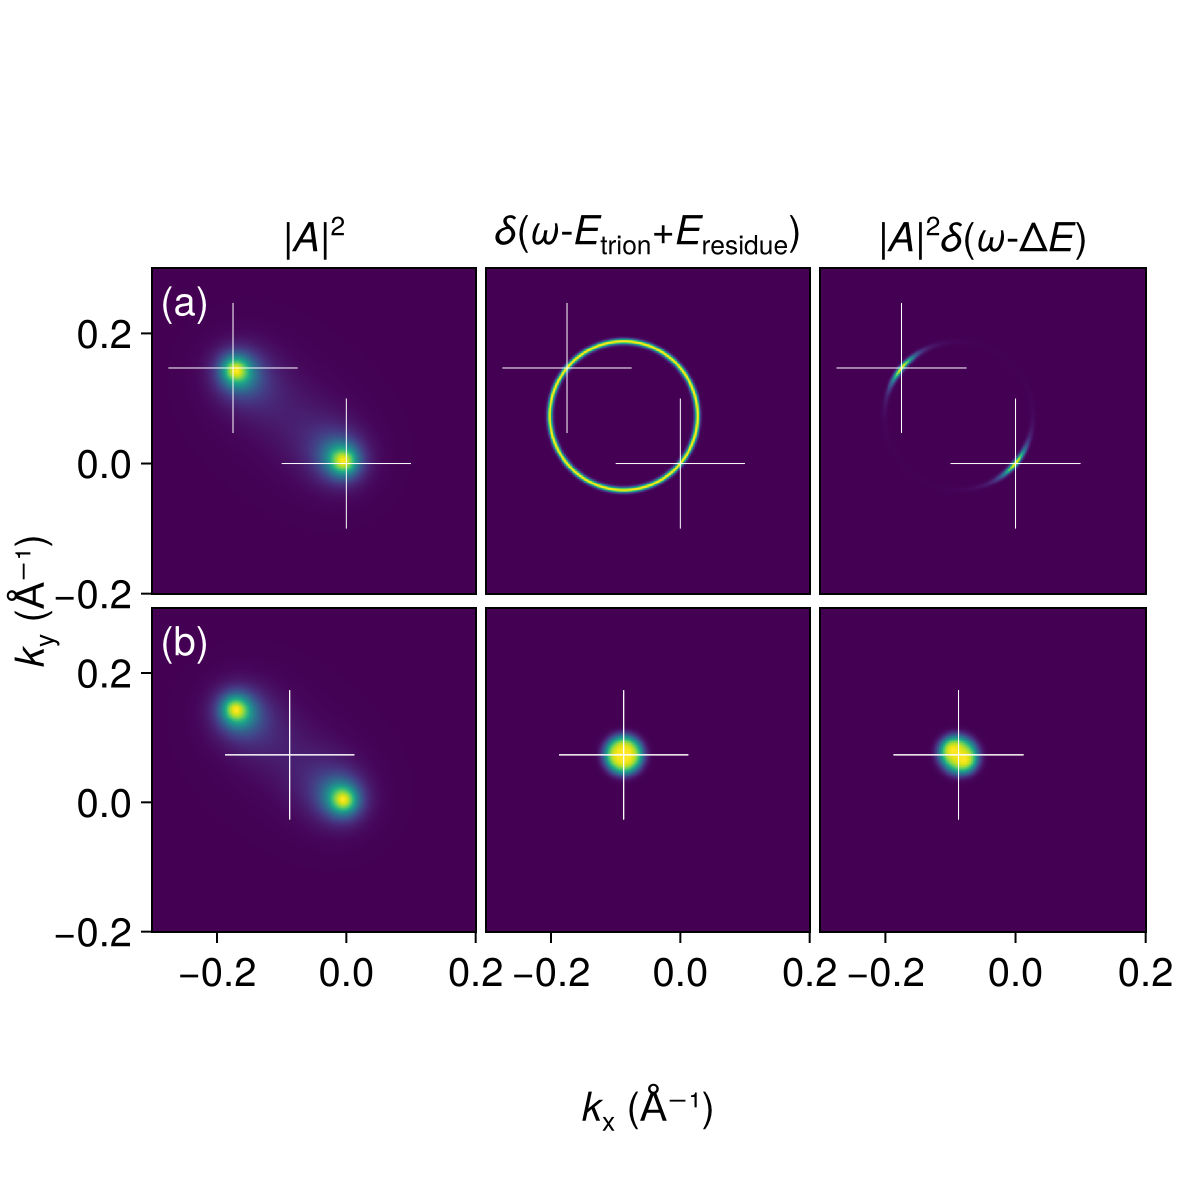

This figure's Julia source:
# Plot the contribution of the trion wave function structural factor and the energy conservation delta function

include("units.jl")
include("qp-bands.jl")
include("broadening.jl")
include("exciton.jl")
include("ehh.jl")
include("eeh.jl")
include("wfn.jl")
include("arpes.jl")
using CairoMakie
using LaTeXStrings
using Colors

function cross_mark(ax::Axis, pos::AbstractVector, len::Float64)
    lines!(ax, [pos[1] - len, pos[1] + len], [pos[2], pos[2]], color=:white, linewidth=0.5)
    lines!(ax, [pos[1], pos[1]], [pos[2] - len, pos[2] + len], color=:white, linewidth=0.5)
end

##########################################
#region Parameters

set_theme!(fontsize=20)
label_shift = 0.05
f = Figure(size=(600, 600), figure_padding=0.0)

broaden = gaussian_broadening(20fs)

m_h = 0.21
m_e = 0.37
E_g = 2.84
w_side = 4π / (3 * 3.144817974)
w = SVector{2, Float64}([w_side, 0.0])

kx_list = LinRange(-0.3, 0.2, 500)
ky_list = LinRange(-0.2, 0.3, 500)
k1_grid = map(Iterators.product(kx_list, ky_list)) do (k_x, k_y)
    SA[k_x, k_y]
end

let 
    trion = Intervalley2DChandraTrion(
        m_h = m_h,
        m_e = m_e,
        w = w,
        E_g = E_g,
        E_B = 0.75, # Binding energy for the ehh trion mode
        a = 10.3,
        b = 25.2
    )
    M = 2m_h + m_e
    A_k1k2 = wfn(trion)
    
    k = SVector{2, Float64}([0.3, -0.1])
    P = 1.2w + SA[0.0, 0.1]
    
    #endregion
    ##########################################
    
    # The k_1=0 case
    let 
        k_1_max, k_2_max, ω = let k_1 = SA[0.0, 0.0]
            momenta = momentum_calc_ehh(trion, P, k, SA[0.0, 0.0])
            k_h1 = momenta.k_h1
            k_h2 = momenta.k_h2
            ω = E_trion_ehh(trion, P) - E_residue_ehh(trion, k_h1, k_h2)
            k_2 = momenta.k_2
            k_1, k_2, ω
        end
    
        ##########################################
        #region Calculating the k_1 = 0 case
        
        E_residue = map(k1_grid) do k_1
            k_h1 = momentum_calc_ehh(trion, P, k, k_1).k_h1
            k_h2 = momentum_calc_ehh(trion, P, k, k_1).k_h2 
            broaden(ω - E_trion_ehh(trion, P) + E_residue_ehh(trion, k_h1, k_h2))
        end
        
        Asq = map(k1_grid) do k_1
            k_2 = momentum_calc_ehh(trion, P, k, k_1).k_2
            abs2(A_k1k2(k_1, k_2))
        end
        
        #endregion
        ##########################################
        
        ##########################################
        #region Plotting the k_1 = 0 case
        
        ax = Axis(f[1, 1], title=rich("|", rich("A", font=:italic), "|", superscript("2")), titlefont=:regular, aspect=1)
        heatmap!(ax, kx_list, ky_list, Asq,
            colorrange=(minimum(Asq), maximum(Asq))
        )
        text!(ax, minimum(kx_list) + label_shift, maximum(ky_list) - label_shift, text="(a)", color=:white, align=(:center, :center),)
        cross_mark(ax, k_1_max, 0.1)
        cross_mark(ax, k_2_max, 0.1)
        hidexdecorations!(ax)
        
        ax = Axis(f[1, 2], title=rich(rich("δ", font=:italic), "(", rich("ω", font=:italic), "-", rich("E", font=:italic), subscript("trion"), "+", rich("E", font=:italic), subscript("residue"), ")"), titlefont=:regular, aspect=1)
        heatmap!(ax, kx_list, ky_list, E_residue, 
            colorrange=(minimum(E_residue), maximum(E_residue))
        )
        text!(ax, minimum(kx_list) + label_shift, maximum(ky_list) - label_shift, color=:white, align=(:center, :center),)
        cross_mark(ax, k_1_max, 0.1)
        cross_mark(ax, k_2_max, 0.1)
        hidexdecorations!(ax)
        hideydecorations!(ax)
    
        ax = Axis(f[1, 3], 
            title=rich("|", rich("A", font=:italic), "|", superscript("2"), rich("δ", font=:italic), "(", rich("ω", font=:italic), "-", "Δ", rich("E", font=:italic), ")"),
            aspect=1,
            titlefont=:regular)
        Asq_with_constraint = E_residue .* Asq
        heatmap!(ax, kx_list, ky_list, Asq_with_constraint)
        text!(ax, minimum(kx_list) + label_shift, maximum(ky_list) - label_shift, color=:white, align=(:center, :center),)
        cross_mark(ax, k_1_max, 0.1)
        cross_mark(ax, k_2_max, 0.1)
        hidexdecorations!(ax)
        hideydecorations!(ax)
    
        #endregion
        ##########################################
    end
    
    # The k_1 = k_2 case
    let 
        k_1_max, k_2_max, ω = let k_1 = (m_e / M * (P - w) - k) / 2
            momenta = momentum_calc_ehh(trion, P, k, k_1)
            k_h1 = momenta.k_h1
            k_h2 = momenta.k_h2
            ω = E_trion_ehh(trion, P) - E_residue_ehh(trion, k_h1, k_h2)
            k_2 = momenta.k_2
            k_1, k_2, ω
        end
    
        ##########################################
        #region Calculating the k_1 = 0 case
        
        E_residue = map(k1_grid) do k_1
            k_h1 = momentum_calc_ehh(trion, P, k, k_1).k_h1
            k_h2 = momentum_calc_ehh(trion, P, k, k_1).k_h2 
            broaden(ω - E_trion_ehh(trion, P) + E_residue_ehh(trion, k_h1, k_h2))
        end
        
        Asq = map(k1_grid) do k_1
            k_2 = momentum_calc_ehh(trion, P, k, k_1).k_2
            abs2(A_k1k2(k_1, k_2))
        end
        
        #endregion
        ##########################################
        
        ##########################################
        #region Plotting the k_1 = 0 case
        
        ax = Axis(f[2, 1], #=title="Wave function structural factor",=# aspect=1)
        heatmap!(ax, kx_list, ky_list, Asq,
            colorrange=(minimum(Asq), maximum(Asq))
        )
        text!(ax, minimum(kx_list) + label_shift, maximum(ky_list) - label_shift, text="(b)", color=:white, align=(:center, :center),)
        cross_mark(ax, k_1_max, 0.1)
        cross_mark(ax, k_2_max, 0.1)
        #hidexdecorations!(ax)
        #hideydecorations!(ax)
        
        ax = Axis(f[2, 2], #=title="Dispersion relation constraint",=# aspect=1)
        heatmap!(ax, kx_list, ky_list, E_residue, 
            colorrange=(minimum(E_residue), maximum(E_residue))
        )
        text!(ax, minimum(kx_list) + label_shift, maximum(ky_list) - label_shift, color=:white, align=(:center, :center),)
        cross_mark(ax, k_1_max, 0.1)
        cross_mark(ax, k_2_max, 0.1)
        #hidexdecorations!(ax)
        hideydecorations!(ax)
    
        ax = Axis(f[2, 3], 
            # title=rich(
            #     "Final contribution from one ",
            #     rich("k", font=:italic),
            #     subscript("1")
            # ),
        aspect=1)
        Asq_with_constraint = E_residue .* Asq
        heatmap!(ax, kx_list, ky_list, Asq_with_constraint)
        text!(ax, minimum(kx_list) + label_shift, maximum(ky_list) - label_shift, color=:white, align=(:center, :center),)
        cross_mark(ax, k_1_max, 0.1)
        cross_mark(ax, k_2_max, 0.1)
        #hidexdecorations!(ax)
        hideydecorations!(ax)
    
        #endregion
        ##########################################
    end
    
end

let 
    trion = Intervalley2DChandraTrion(
        m_h = m_h,
        m_e = m_e,
        w = w,
        E_g = E_g,
        E_B = 0.76,
        a = 10.3,
        b = 25.2
    )
    A_k1k2 = wfn(trion)
    
    P = 0.8w + SA[0.0, 0.1]

    let 
        k = SVector{2, Float64}([1.3, 0.0])
        k1_max, ω = let mom_report = momentum_calc_eeh_e2(trion, P, k, SA[0.0, 0.0])
            k_1 = mom_report.k_1
            k_e1 = mom_report.k_e1
            k_h = mom_report.k_h
            ω = E_trion_eeh(trion, P) - E_residue_eeh_e2(trion, k_e1, k_h)
            k_1, ω
        end
        
        E_residue_k1 = map(k1_grid) do k_1
            k_e1 = momentum_calc_eeh_e2(trion, P, k, k_1).k_e1
            k_h = momentum_calc_eeh_e2(trion, P, k, k_1).k_h
            broaden(ω - E_trion_eeh(trion, P) + E_residue_eeh_e2(trion, k_e1, k_h)) 
        end

        Asq_k1 = map(k1_grid) do (k_x, k_y)
            k_1 = SVector{2, Float64}([k_x, k_y])
            k_2 = momentum_calc_eeh_e2(trion, P, k, k_1).k_2
            abs2(A_k1k2(k_1, k_2))
        end

       
    end

    let 
        M = (2m_e + m_h)
        k = (m_e + m_h) / M * w + m_e / M * P
        k1_max = let mom_report = momentum_calc_eeh_e2(trion, P, k, SA[0.0, 0.0])
            k_1 = mom_report.k_1
            k_e1 = mom_report.k_e1
            k_h = mom_report.k_h
            k_1
        end
        
        ω = 1.5
        
        E_residue_k1 = map(k1_grid) do k_1
            k_e1 = momentum_calc_eeh_e2(trion, P, k, k_1).k_e1
            k_h = momentum_calc_eeh_e2(trion, P, k, k_1).k_h
            broaden(ω - E_trion_eeh(trion, P) + E_residue_eeh_e2(trion, k_e1, k_h)) 
        end

        Asq_k1 = map(k1_grid) do (k_x, k_y)
            k_1 = SVector{2, Float64}([k_x, k_y])
            k_2 = momentum_calc_eeh_e2(trion, P, k, k_1).k_2
            abs2(A_k1k2(k_1, k_2))
        end

        
    end

    
end

colsize!(f.layout, 1, Relative(0.3))
colsize!(f.layout, 2, Relative(0.3))
colsize!(f.layout, 3, Relative(0.3))

Label(f[2, 1:3, Bottom()], rich(rich("k", subscript("x", font=:regular), font=:italic), " (Å⁻¹)"), tellwidth=false, tellheight=false, padding=(0, 0, 0, -60))
Label(f[1:2, 1, Left()], rich(rich("k", subscript("y", font=:regular), font=:italic), " (Å⁻¹)"), tellwidth=false, tellheight=false, padding=(0, 70, 0, 0), rotation=π/2)

colgap!(f.layout, 5)
rowgap!(f.layout, -200)

save("ehh-momentum-conservation-factor-compact-3.png", f)
f
